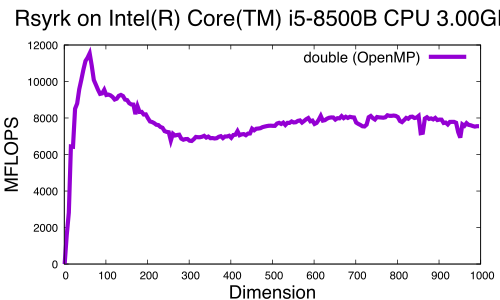

Recreate this plot in gnuplot.
set xlabel font "Helvetica,20"
set ylabel font "Helvetica,20"
set key font "Helvetica,16"
set title font "Helvetica,24"
set title "Rsyrk on Intel(R) Core(TM) i5-8500B CPU @ 3.00GHz "
set xlabel "Dimension"
set ylabel "MFLOPS"
#set terminal postscript eps color enhanced
set terminal pdf

plot \
"log.Rsyrk.double_opt"	    using 1:3 title 'double (OpenMP)'        with lines linewidth 6
